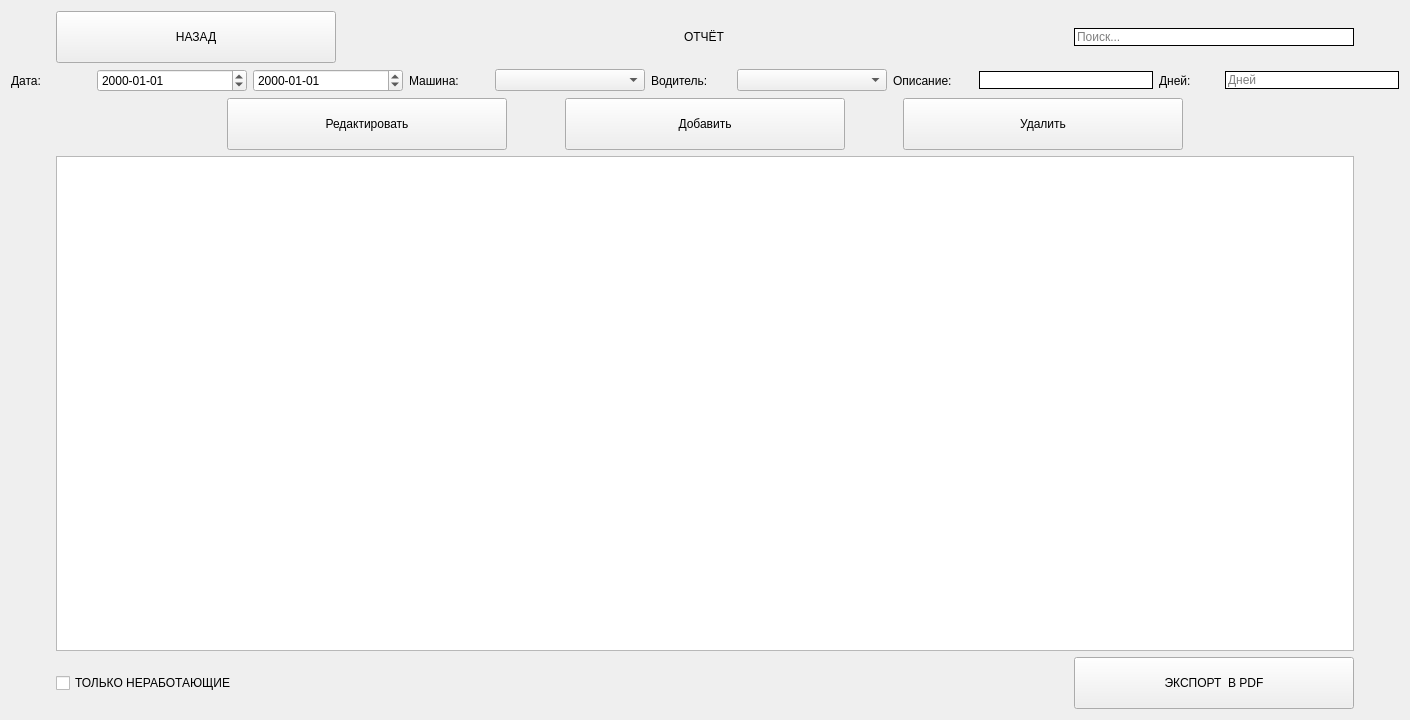
<?xml version="1.0" encoding="UTF-8"?>
<ui version="4.0">
 <class>EditableReport</class>
 <widget class="QWidget" name="EditableReport">
  <property name="geometry">
   <rect>
    <x>0</x>
    <y>0</y>
    <width>1410</width>
    <height>720</height>
   </rect>
  </property>
  <property name="windowTitle">
   <string>Form</string>
  </property>
  <layout class="QVBoxLayout" name="verticalLayout">
   <item>
    <layout class="QHBoxLayout" name="horizontalLayout">
     <property name="spacing">
      <number>7</number>
     </property>
     <property name="leftMargin">
      <number>45</number>
     </property>
     <property name="rightMargin">
      <number>45</number>
     </property>
     <item>
      <widget class="QPushButton" name="BackButton">
       <property name="minimumSize">
        <size>
         <width>0</width>
         <height>52</height>
        </size>
       </property>
       <property name="maximumSize">
        <size>
         <width>280</width>
         <height>16777215</height>
        </size>
       </property>
       <property name="text">
        <string>НАЗАД</string>
       </property>
      </widget>
     </item>
     <item>
      <layout class="QVBoxLayout" name="verticalLayout_2">
       <property name="spacing">
        <number>0</number>
       </property>
       <item alignment="Qt::AlignHCenter">
        <widget class="QLabel" name="EcoTaxi">
         <property name="text">
          <string>ОТЧЁТ</string>
         </property>
        </widget>
       </item>
      </layout>
     </item>
     <item>
      <widget class="QLineEdit" name="searchLineEdit">
       <property name="maximumSize">
        <size>
         <width>280</width>
         <height>16777215</height>
        </size>
       </property>
       <property name="styleSheet">
        <string notr="true">border: 1px solid black;</string>
       </property>
       <property name="placeholderText">
        <string>Поиск...</string>
       </property>
      </widget>
     </item>
    </layout>
   </item>
   <item>
    <layout class="QHBoxLayout" name="horizontalLayout_5">
     <item>
      <widget class="QLabel" name="label_4">
       <property name="minimumSize">
        <size>
         <width>80</width>
         <height>0</height>
        </size>
       </property>
       <property name="text">
        <string>Дата:</string>
       </property>
      </widget>
     </item>
     <item>
      <widget class="QDateEdit" name="startDateEdit">
       <property name="minimumSize">
        <size>
         <width>150</width>
         <height>0</height>
        </size>
       </property>
       <property name="displayFormat">
        <string>yyyy-MM-dd</string>
       </property>
      </widget>
     </item>
     <item>
      <widget class="QDateEdit" name="endDateEdit">
       <property name="minimumSize">
        <size>
         <width>150</width>
         <height>0</height>
        </size>
       </property>
       <property name="displayFormat">
        <string>yyyy-MM-dd</string>
       </property>
      </widget>
     </item>
     <item>
      <widget class="QLabel" name="label">
       <property name="minimumSize">
        <size>
         <width>80</width>
         <height>0</height>
        </size>
       </property>
       <property name="text">
        <string>Машина:</string>
       </property>
      </widget>
     </item>
     <item>
      <widget class="QComboBox" name="carFilterComboBox">
       <property name="minimumSize">
        <size>
         <width>150</width>
         <height>0</height>
        </size>
       </property>
      </widget>
     </item>
     <item>
      <widget class="QLabel" name="label_2">
       <property name="minimumSize">
        <size>
         <width>80</width>
         <height>0</height>
        </size>
       </property>
       <property name="text">
        <string>Водитель:</string>
       </property>
      </widget>
     </item>
     <item>
      <widget class="QComboBox" name="driverFilterComboBox">
       <property name="minimumSize">
        <size>
         <width>150</width>
         <height>0</height>
        </size>
       </property>
      </widget>
     </item>
     <item>
      <widget class="QLabel" name="label_3">
       <property name="minimumSize">
        <size>
         <width>80</width>
         <height>0</height>
        </size>
       </property>
       <property name="text">
        <string>Описание:</string>
       </property>
      </widget>
     </item>
     <item>
      <widget class="QLineEdit" name="descriptionFilterLineEdit">
       <property name="minimumSize">
        <size>
         <width>150</width>
         <height>0</height>
        </size>
       </property>
       <property name="styleSheet">
        <string notr="true">border: 1px solid black;</string>
       </property>
      </widget>
     </item>
     <item>
      <widget class="QLabel" name="label_days">
       <property name="minimumSize">
        <size>
         <width>60</width>
         <height>0</height>
        </size>
       </property>
       <property name="text">
        <string>Дней:</string>
       </property>
      </widget>
     </item>
     <item>
      <widget class="QLineEdit" name="daysFilterLineEdit">
       <property name="minimumSize">
        <size>
         <width>80</width>
         <height>0</height>
        </size>
       </property>
       <property name="placeholderText">
        <string>Дней</string>
       </property>
       <property name="styleSheet">
        <string notr="true">border: 1px solid black;</string>
       </property>
      </widget>
     </item>
    </layout>
   </item>
   <item>
    <layout class="QHBoxLayout" name="horizontalLayout_2">
     <property name="spacing">
      <number>0</number>
     </property>
     <property name="leftMargin">
      <number>100</number>
     </property>
     <property name="rightMargin">
      <number>100</number>
     </property>
     <item alignment="Qt::AlignRight">
      <widget class="QPushButton" name="EditButton">
       <property name="minimumSize">
        <size>
         <width>280</width>
         <height>52</height>
        </size>
       </property>
       <property name="text">
        <string>Редактировать</string>
       </property>
      </widget>
     </item>
     <item alignment="Qt::AlignHCenter">
      <widget class="QPushButton" name="AddButton">
       <property name="minimumSize">
        <size>
         <width>280</width>
         <height>52</height>
        </size>
       </property>
       <property name="text">
        <string>Добавить</string>
       </property>
      </widget>
     </item>
     <item alignment="Qt::AlignLeft">
      <widget class="QPushButton" name="DeleteButton">
       <property name="minimumSize">
        <size>
         <width>280</width>
         <height>52</height>
        </size>
       </property>
       <property name="text">
        <string>Удалить</string>
       </property>
      </widget>
     </item>
    </layout>
   </item>
   <item>
    <layout class="QVBoxLayout" name="verticalLayout_3" stretch="11">
     <property name="spacing">
      <number>0</number>
     </property>
     <property name="leftMargin">
      <number>45</number>
     </property>
     <property name="rightMargin">
      <number>45</number>
     </property>
     <item>
      <widget class="QTableView" name="tableView">
       <property name="maximumSize">
        <size>
         <width>16777215</width>
         <height>16777215</height>
        </size>
       </property>
       <property name="sizeAdjustPolicy">
        <enum>QAbstractScrollArea::AdjustToContents</enum>
       </property>
       <property name="editTriggers">
        <set>QAbstractItemView::NoEditTriggers</set>
       </property>
       <property name="selectionMode">
        <enum>QAbstractItemView::SingleSelection</enum>
       </property>
       <property name="selectionBehavior">
        <enum>QAbstractItemView::SelectRows</enum>
       </property>
       <property name="sortingEnabled">
        <bool>true</bool>
       </property>
       <property name="wordWrap">
        <bool>false</bool>
       </property>
       <attribute name="verticalHeaderVisible">
        <bool>true</bool>
       </attribute>
      </widget>
     </item>
    </layout>
   </item>
   <item>
    <layout class="QHBoxLayout" name="horizontalLayout_4" stretch="2,0">
     <property name="spacing">
      <number>0</number>
     </property>
     <property name="sizeConstraint">
      <enum>QLayout::SetDefaultConstraint</enum>
     </property>
     <property name="leftMargin">
      <number>45</number>
     </property>
     <property name="rightMargin">
      <number>45</number>
     </property>
     <item>
      <widget class="QCheckBox" name="checkBox">
       <property name="text">
        <string>ТОЛЬКО НЕРАБОТАЮЩИЕ</string>
       </property>
      </widget>
     </item>
     <item>
      <widget class="QPushButton" name="ToPDFButton">
       <property name="minimumSize">
        <size>
         <width>280</width>
         <height>52</height>
        </size>
       </property>
       <property name="text">
        <string>ЭКСПОРТ  В PDF</string>
       </property>
      </widget>
     </item>
    </layout>
   </item>
  </layout>
 </widget>
 <resources/>
 <connections/>
</ui>
